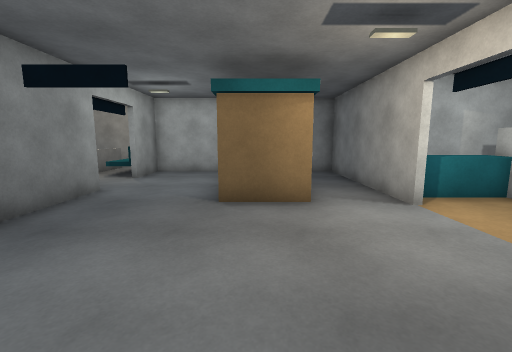
View 1 (above)

17 first-person views from a walk through a scene from a Unity 3-D project. The camera is 1.4 m above the floor, tilts 8° down and sees 90° across. The floor is counted in squares, 1 m on a side. Each view is taken from the middle of a square. On the plan, view 1 faces up. The plan holds only what a view shows up to about 13 squares ahead; the rest is blank. The place goes on beyond the plan. The player character is not drawn. Surface patterns are stand-ins for the level's own textures.

View 2
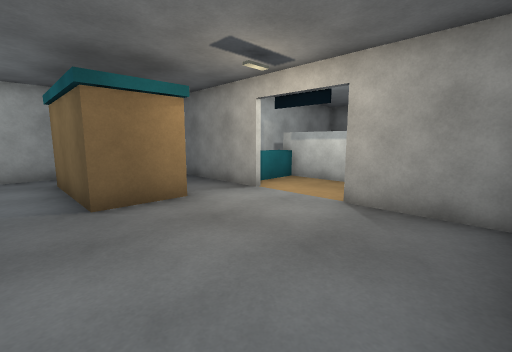

View 3
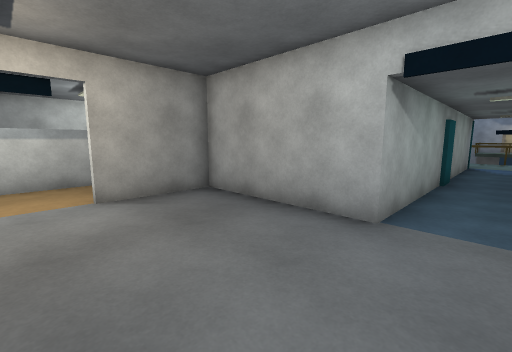

View 4
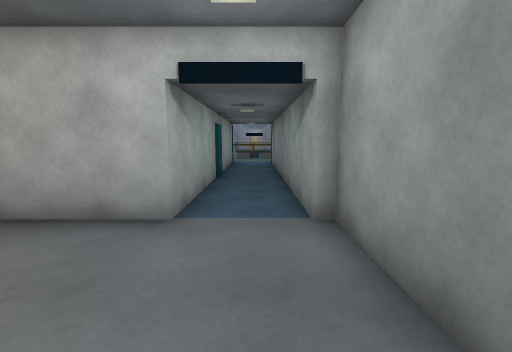

View 5
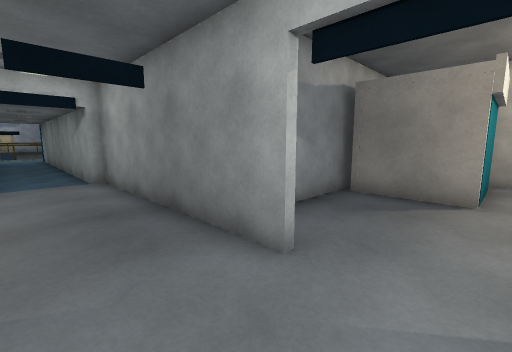

View 6
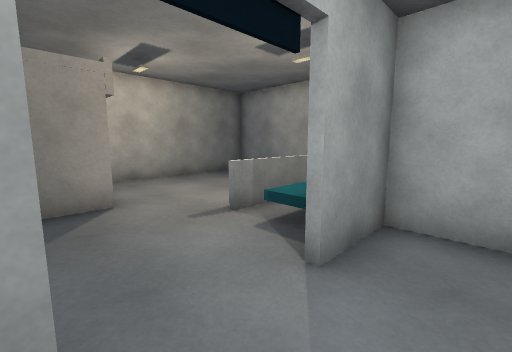

View 7
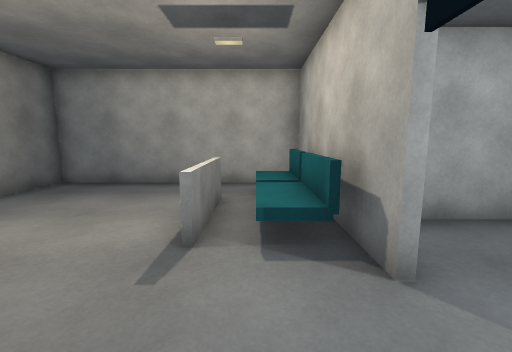

View 8
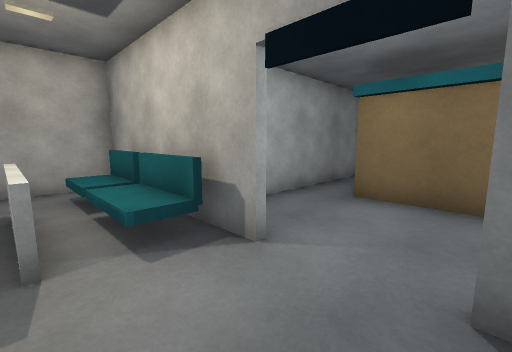

View 9
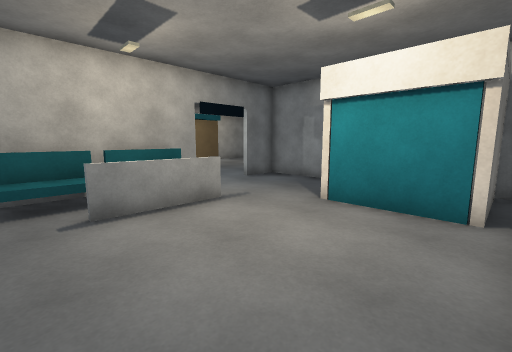

View 10
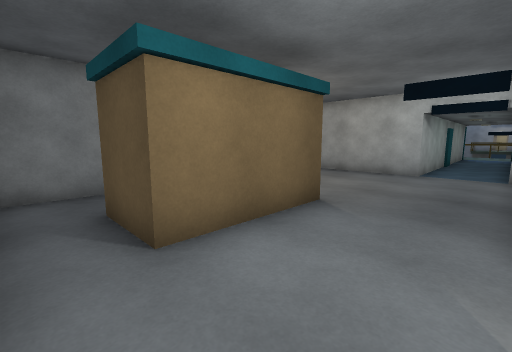

View 11
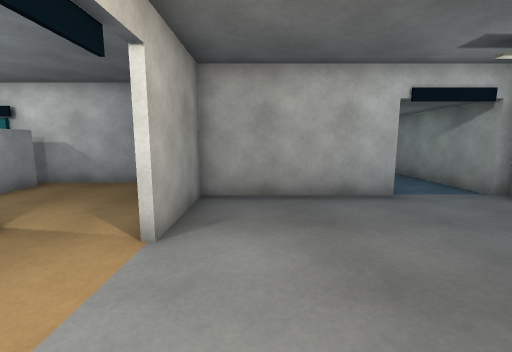

View 12
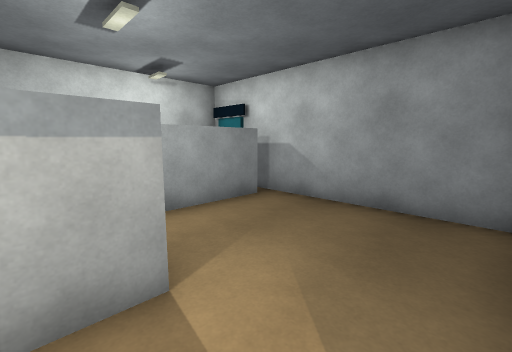

View 13
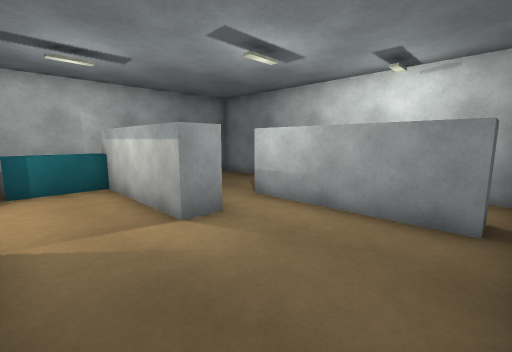

View 14
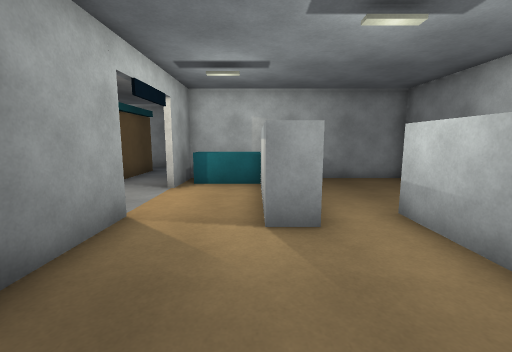

View 15
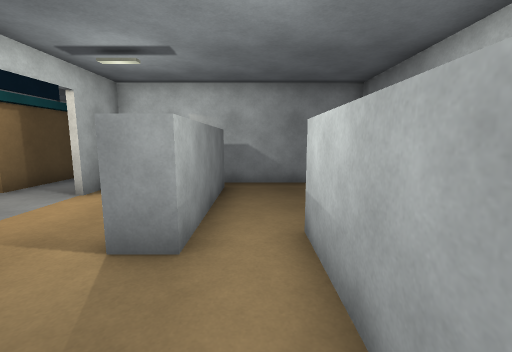

View 16
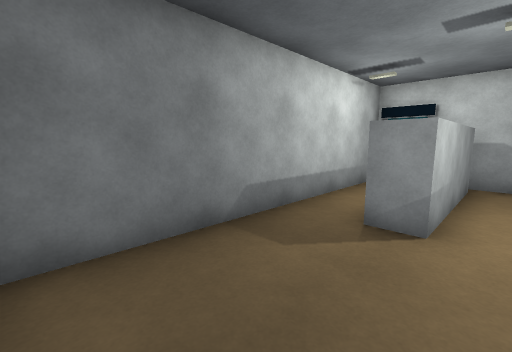

View 17
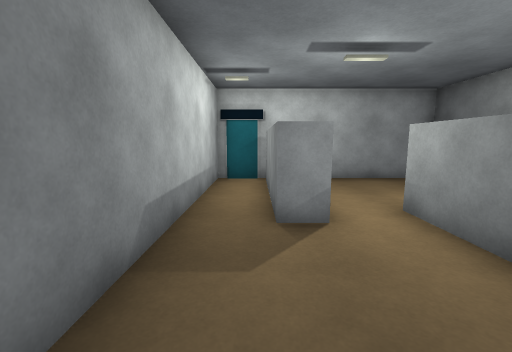

### Floor plan
Points are (right, up) in squares from view 1. A wall is a line through its corners. A room is listed if a view was taken in it or the views show most of it. See-through windows are left out.
Room 1 (views 1, 2, 3, 4, 6, 11, 12)
walls: (6.1, 2) (6.1, 6.5); (-4.4, 7.1) (-4.4, -0.4) (-4, -0.4) (-4, -8.9); (1.3, 9.7) (1.3, 5.7) (-0.9, 5.7) (-0.9, 7.4); (7.4, 7.4) (3.4, 7.4) (3.4, 9.4); (-1.5, -9.5) (-1.5, -0.4) (3.4, -0.4) (3.4, 2.6)
ways out: opening at (-2.5, 6.5) to room 2; opening at (2.5, 8.5) to room 2; opening at (5, 2) to room 3; opening at (6.5, 7) to room 4
objects: other object (4, 6) to (6, 7)
Room 2 (views 5, 7, 8, 9, 10)
walls: (-5.1, 10.1) (-5.1, 12.2); (-4.9, 10.2) (-5.5, 10.2); (-4.6, 9.4) (-4.6, 15.4) (-12.4, 15.4) (-12.4, 8.5); (-5.1, 12.4) (-5.1, 14.1); (-8.2, 5.6) (-4.6, 5.6) (-4.6, 7.1); (-0.9, 7.4) (-0.9, 9.7) (1.3, 9.7); (3.4, 9.4) (3.4, 11.4) (-4.4, 11.4) (-4.4, 9.4)
low walls: (-7, 10.1) (-7, 13); (-6.8, 13) (-6.8, 10.1)
ways out: opening at (-2.5, 6.5) to room 1; opening at (2.5, 8.5) to room 1
objects: other object (-12, 6) to (-9, 8)
Room 3 (views 13, 14, 15)
walls: (7, 2) (6.1, 2); (3.9, -2.4) (8.9, -2.4); (8.8, -1.8) (8.8, 2.8); (3.6, 2.6) (3.6, 0.2)
ways out: opening at (5, 2) to room 1; opening at (8, 2) to room 4; gap at (9, -2) to room 4
Room 4 (views 16, 17)
walls: (8.8, 2.8) (9.6, 2.8) (9.6, -1.8); (7, 6.6) (7, 2); (8.9, -2.4) (11.4, -2.4) (11.4, 7.4) (7.4, 7.4)
ways out: opening at (6.5, 7) to room 1; opening at (8, 2) to room 3; gap at (9, -2) to room 3

Where each view was taken, in squares from view 1:
view 1: 0 up, 0 right, facing up
view 2: 0 up, 2 left, facing up-right
view 3: 4 up, 3 left, facing down-right
view 4: 4 up, 3 left, facing down
view 5: 9 up, 2 left, facing down-left
view 6: 7 up, 3 left, facing up-left
view 7: 7 up, 6 left, facing up
view 8: 7 up, 7 left, facing up-right
view 9: 14 up, 12 left, facing down-right
view 10: 11 up, 4 left, facing down-right
view 11: 6 up, 2 right, facing down
view 12: 3 up, 4 right, facing down-right
view 13: 2 down, 4 right, facing up-right
view 14: 2 down, 6 right, facing up
view 15: 1 down, 8 right, facing up
view 16: 7 up, 8 right, facing down-right
view 17: 7 up, 10 right, facing down
